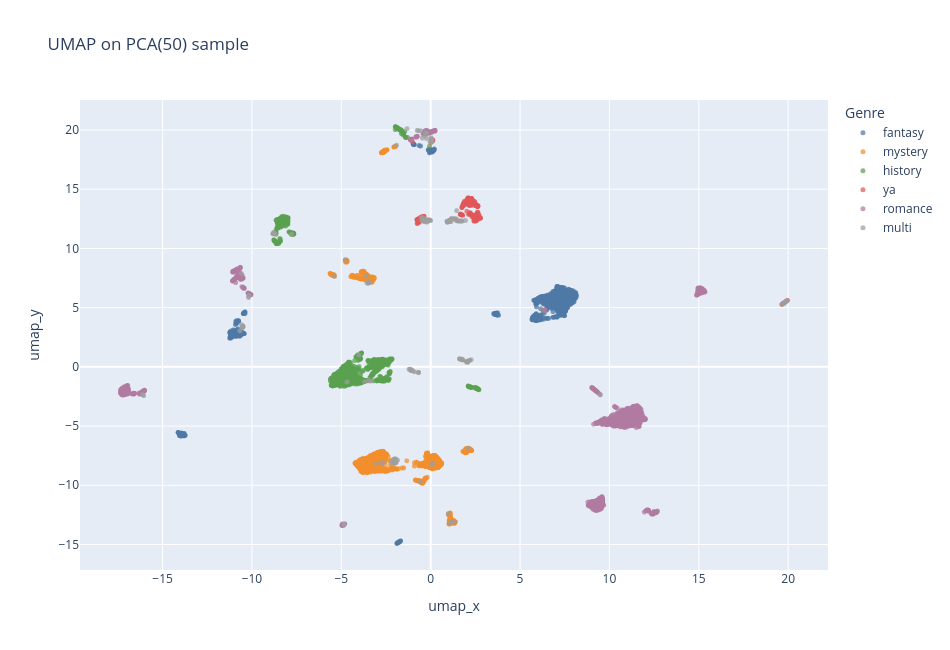

Source (notebook cell):
### Markdown cell above
## UMAP 2D with cache

### Code cell
UMAP_N_NEIGHBORS = 30
UMAP_MIN_DIST = 0.1
umap_path = VIZ_CACHE / "umap_2d.parquet"
umap_meta_path = VIZ_CACHE / "umap_meta.json"
umap_meta = {
    "seed": RANDOM_SEED,
    "n_neighbors": UMAP_N_NEIGHBORS,
    "min_dist": UMAP_MIN_DIST,
    "sample_sha1": sample_sha1,
}

if umap_path.exists() and cache_matches(umap_meta_path, umap_meta):
    umap_points = pd.read_parquet(umap_path)
    umap_points["book_id"] = umap_points["book_id"].astype(str)
    print(f"Loaded cached UMAP: {umap_path}")
else:
    reducer = umap.UMAP(
        n_components=2,
        n_neighbors=UMAP_N_NEIGHBORS,
        min_dist=UMAP_MIN_DIST,
        random_state=RANDOM_SEED,
    )
    umap_xy = reducer.fit_transform(X_50).astype("float32")
    umap_points = pd.DataFrame(
        {
            "book_id": sample["book_id"].to_numpy(),
            "umap_x": umap_xy[:, 0],
            "umap_y": umap_xy[:, 1],
        }
    )
    safe_write_parquet(umap_points, umap_path)
    umap_meta_path.write_text(json.dumps(umap_meta, indent=2), encoding="utf-8")
    print(f"Wrote UMAP cache: {umap_path}")

umap_points = sample[["book_id", "title", "primary_genre"]].merge(umap_points, on="book_id", how="left", validate="one_to_one")
assert umap_points[["umap_x", "umap_y"]].notna().all().all()
plot_cached_scatter(umap_points, "umap_x", "umap_y", "UMAP on PCA(50) sample")

### Figure 1 — Plotly figure (JSON) as saved in the notebook; plotly's stock layout.template omitted (floating-point values rounded to 4 significant figures; data arrays with more than 128 entries replaced by an {"elided": "..."} marker saying what was removed)
{"data": [{"customdata": {"elided": "1991x3 str values"}, "hovertemplate": "Genre=%{customdata[2]}<br>umap_x=%{x:.3f}<br>umap_y=%{y:.3f}<br>title=%{customdata[0]}<br>book_id=%{customdata[1]}<extra></extra>", "legendgroup": "fantasy", "marker": {"color": "#4e79a7", "opacity": 0.72, "size": 5, "symbol": "circle"}, "mode": "markers", "name": "fantasy", "showlegend": true, "type": "scattergl", "x": {"elided": "1991 float values"}, "xaxis": "x", "y": {"elided": "1991 float values"}, "yaxis": "y"}, {"customdata": {"elided": "2243x3 str values"}, "hovertemplate": "Genre=%{customdata[2]}<br>umap_x=%{x:.3f}<br>umap_y=%{y:.3f}<br>title=%{customdata[0]}<br>book_id=%{customdata[1]}<extra></extra>", "legendgroup": "mystery", "marker": {"color": "#f28e2b", "opacity": 0.72, "size": 5, "symbol": "circle"}, "mode": "markers", "name": "mystery", "showlegend": true, "type": "scattergl", "x": {"elided": "2243 float values"}, "xaxis": "x", "y": {"elided": "2243 float values"}, "yaxis": "y"}, {"customdata": {"elided": "2009x3 str values"}, "hovertemplate": "Genre=%{customdata[2]}<br>umap_x=%{x:.3f}<br>umap_y=%{y:.3f}<br>title=%{customdata[0]}<br>book_id=%{customdata[1]}<extra></extra>", "legendgroup": "history", "marker": {"color": "#59a14f", "opacity": 0.72, "size": 5, "symbol": "circle"}, "mode": "markers", "name": "history", "showlegend": true, "type": "scattergl", "x": {"elided": "2009 float values"}, "xaxis": "x", "y": {"elided": "2009 float values"}, "yaxis": "y"}, {"customdata": {"elided": "558x3 str values"}, "hovertemplate": "Genre=%{customdata[2]}<br>umap_x=%{x:.3f}<br>umap_y=%{y:.3f}<br>title=%{customdata[0]}<br>book_id=%{customdata[1]}<extra></extra>", "legendgroup": "ya", "marker": {"color": "#e15759", "opacity": 0.72, "size": 5, "symbol": "circle"}, "mode": "markers", "name": "ya", "showlegend": true, "type": "scattergl", "x": {"elided": "558 float values"}, "xaxis": "x", "y": {"elided": "558 float values"}, "yaxis": "y"}, {"customdata": {"elided": "2860x3 str values"}, "hovertemplate": "Genre=%{customdata[2]}<br>umap_x=%{x:.3f}<br>umap_y=%{y:.3f}<br>title=%{customdata[0]}<br>book_id=%{customdata[1]}<extra></extra>", "legendgroup": "romance", "marker": {"color": "#b07aa1", "opacity": 0.72, "size": 5, "symbol": "circle"}, "mode": "markers", "name": "romance", "showlegend": true, "type": "scattergl", "x": {"elided": "2860 float values"}, "xaxis": "x", "y": {"elided": "2860 float values"}, "yaxis": "y"}, {"customdata": {"elided": "339x3 str values"}, "hovertemplate": "Genre=%{customdata[2]}<br>umap_x=%{x:.3f}<br>umap_y=%{y:.3f}<br>title=%{customdata[0]}<br>book_id=%{customdata[1]}<extra></extra>", "legendgroup": "multi", "marker": {"color": "#9e9e9e", "opacity": 0.72, "size": 5, "symbol": "circle"}, "mode": "markers", "name": "multi", "showlegend": true, "type": "scattergl", "x": {"elided": "339 float values"}, "xaxis": "x", "y": {"elided": "339 float values"}, "yaxis": "y"}], "layout": {"height": 650, "legend": {"title": {"text": "Genre"}, "tracegroupgap": 0}, "title": {"text": "UMAP on PCA(50) sample"}, "width": 950, "xaxis": {"anchor": "y", "domain": [0, 1], "title": {"text": "umap_x"}}, "yaxis": {"anchor": "x", "domain": [0, 1], "title": {"text": "umap_y"}}}}
